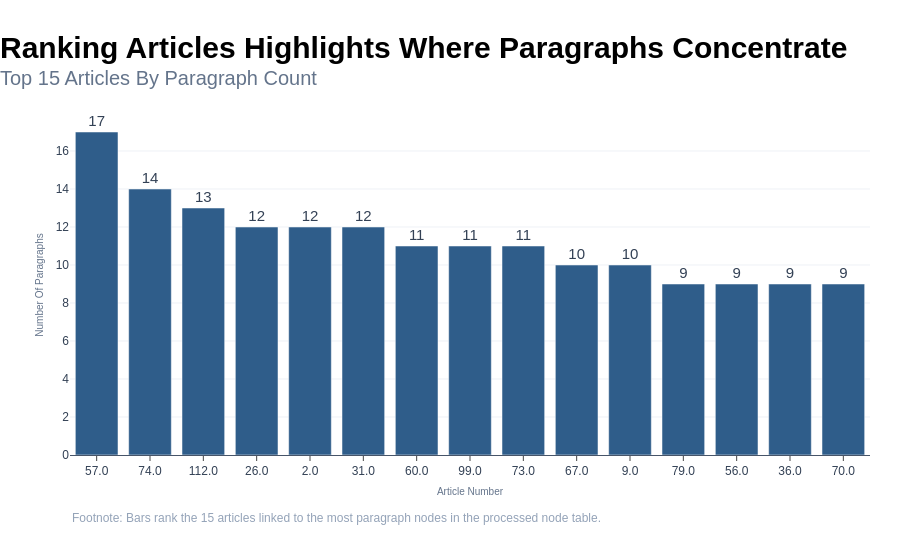

Notebook source saved alongside this figure:
### Code cell
# Articles with the most paragraphs
para_per_article = (
    nodes_df[nodes_df["type"] == "paragraph"]
    .groupby("article_number")
    .size()
    .sort_values(ascending=False)
)

print("Top 15 articles by number of paragraphs:")
top15 = para_per_article.head(15)
top15_df = top15.reset_index()
top15_df.columns = ["article_number", "paragraph_count"]
top15_df["article_number"] = top15_df["article_number"].astype(str)

fig = px.bar(
    top15_df,
    x="article_number",
    y="paragraph_count",
    text="paragraph_count",
    color_discrete_sequence=[PLOTLY_SEQUENCE[1]],
)
fig.update_traces(textposition="outside", hovertemplate="Article %{x}<br>Paragraphs: %{y}<extra></extra>")
fig.update_xaxes(title_text="Article Number")
fig.update_yaxes(title_text="Number Of Paragraphs")
apply_plotly_style(
    fig,
    action_title="Ranking Articles Highlights Where Paragraphs Concentrate",
    subtitle="Top 15 Articles By Paragraph Count",
    height=560,
    horizontal_gridlines=True,
    footnote="Footnote: Bars rank the 15 articles linked to the most paragraph nodes in the processed node table.",
)
fig.show()

### Figure 1 — Plotly figure (JSON) as saved in the notebook; plotly's stock layout.template omitted (floating-point values rounded to 4 significant figures)
{"data": [{"hovertemplate": "Article %{x}<br>Paragraphs: %{y}<extra></extra>", "legendgroup": "", "marker": {"color": "#2F5D8A", "pattern": {"shape": ""}}, "name": "", "orientation": "v", "showlegend": false, "text": [17.0, 14.0, 13.0, 12.0, 12.0, 12.0, 11.0, 11.0, 11.0, 10.0, 10.0, 9.0, 9.0, 9.0, 9.0], "textposition": "outside", "type": "bar", "x": ["57.0", "74.0", "112.0", "26.0", "2.0", "31.0", "60.0", "99.0", "73.0", "67.0", "9.0", "79.0", "56.0", "36.0", "70.0"], "xaxis": "x", "y": [17, 14, 13, 12, 12, 12, 11, 11, 11, 10, 10, 9, 9, 9, 9], "yaxis": "y"}], "layout": {"annotations": [{"align": "left", "font": {"color": "#94A3B8", "size": 12}, "showarrow": false, "text": "Footnote: Bars rank the 15 articles linked to the most paragraph nodes in the processed node table.", "x": 0, "xanchor": "left", "xref": "paper", "y": -0.16, "yanchor": "top", "yref": "paper"}], "barmode": "relative", "font": {"color": "#334155", "family": "Arial", "size": 15}, "height": 560, "hoverlabel": {"bgcolor": "#FFFFFF", "bordercolor": "#475569", "font": {"color": "#334155", "size": 12}}, "legend": {"tracegroupgap": 0}, "margin": {"b": 105, "l": 70, "r": 30, "t": 115}, "paper_bgcolor": "#FFFFFF", "plot_bgcolor": "#FFFFFF", "showlegend": false, "title": {"pad": {"t": 20}, "text": "<span style='font-size:30px;font-weight:bold;color:#000000;'>Ranking Articles Highlights Where Paragraphs Concentrate</span><br><span style='font-size:20px;font-weight: normal;color:#64748B;'>Top 15 Articles By Paragraph Count</span>", "x": 0, "xanchor": "left"}, "xaxis": {"anchor": "y", "domain": [0, 1], "linecolor": "#475569", "linewidth": 1, "showgrid": false, "showline": true, "tickfont": {"color": "#334155", "size": 12}, "ticks": "outside", "title": {"font": {"color": "#64748B", "size": 10}, "standoff": 10, "text": "Article Number"}, "zeroline": false}, "yaxis": {"anchor": "x", "automargin": true, "domain": [0, 1], "gridcolor": "#E2E8F0", "gridwidth": 0.6, "showgrid": true, "showline": false, "tickfont": {"color": "#334155", "size": 12}, "ticks": "", "title": {"font": {"color": "#64748B", "size": 10}, "standoff": 10, "text": "Number Of Paragraphs"}, "zeroline": false}}}
